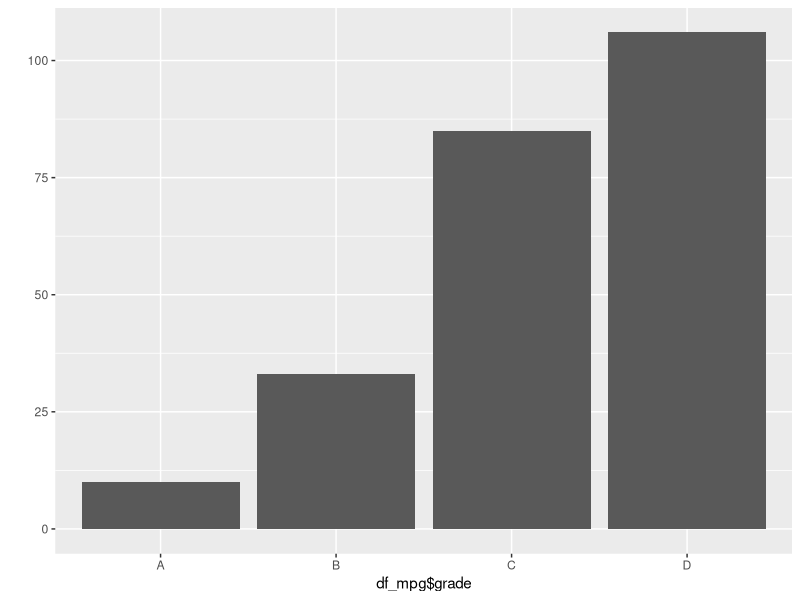

This chart was generated by the following R code:
library(ggplot2)
library(dplyr)
df_mpg=mpg

#in place
df_mpg$total=(df_mpg$cty +df_mpg$hwy)/2
df_mpg$test = ifelse(df_mpg$total>=20,"pass","fale")
table(df_mpg$test)
df_mpg$grade = ifelse(df_mpg$total>=30,"A",
                      ifelse(df_mpg$total >=25 , "B",
                             ifelse(df_mpg$total >=20, "C","D")))
table(df_mpg$grade)  
qplot(df_mpg$grade)

#out place
mutate(mpg, total=(cty+hwy)/2) -> df_mpg2







